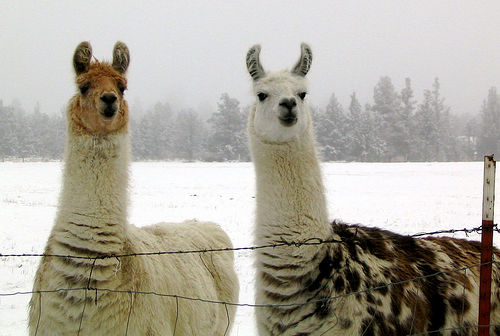
#> input picture OpenVINO/AlexNet/images/llama.jpeg, 500 x 336 px; its folder holds 3 pictures in this run
$ jupyter execute --allow-errors AlexNet_model.ipynb
#> lines starting #> are read from the running program, lines starting #| are printed output that depends on the picture
[cell 1]
import tensorflow as tf
import numpy as np

#> (the rest of this cell did not finish here and is left out)

[cell 2]
# 辅助方法

# 卷积
# [19 lines left out: function conv, not called in this run]

# 最大池化
def max_pool(x, filter_height, filter_width, stride_x, stride_y, name, padding='SAME'):
    return tf.nn.max_pool(x, [1, filter_height, filter_width, 1], strides=[1, stride_x, stride_y, 1], padding=padding, name=name)

# 局部响应归一化
def lrn(x, radius, alpha, beta, name, bias=1.0):
    return tf.nn.lrn(x, depth_radius=radius, alpha=alpha, beta=beta, bias=bias, name=name) # bias对应k, radius对应n/2

# 全连接
# [11 lines left out: function fc, not called in this run]

# Dropout
def dropout(x, keep_prob):
    return tf.nn.dropout(x, keep_prob)

[cell 3]
# AlexNet模型

class AlexNetModel(object):

    # [51 lines left out: functions __init__, inference, loss, not called in this run]

    def optimize(self, learning_rate, train_layers=[]): # 优化
        var_list = [v for v in tf.trainable_variables() if v.name.split('/')[0] in train_layers] # 获取可训练的所有参数
        return tf.train.AdamOptimizer(learing_rate).minimize(self.loss, var_list=var_list)

    # [13 lines left out: function load_original_weights, not called in this run]

#> (a cell that did not finish here is left out)

[cell 5]
# 测试模型

import matplotlib.pyplot as plt
import cv2
import os

img_dir = os.path.join(os.getcwd(), 'images')
img_file = [os.path.join(img_dir, f) for f in os.listdir(img_dir) if f.endswith('.jpeg')]

imgs = []
for f in img_file:
    imgs.append(cv2.imread(f))

fig = plt.figure(figsize=(15, 6))
for i, img in enumerate(imgs):
    fig.add_subplot(1, 3, i+1)
    plt.imshow(cv2.cvtColor(img, cv2.COLOR_BGR2RGB))
    plt.axis('off')
#> this loop made 3 passes
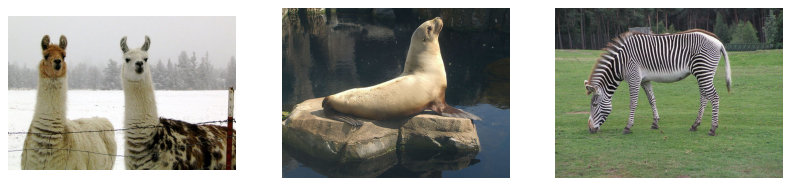
#> figure drawn by matplotlib, 3 panels
